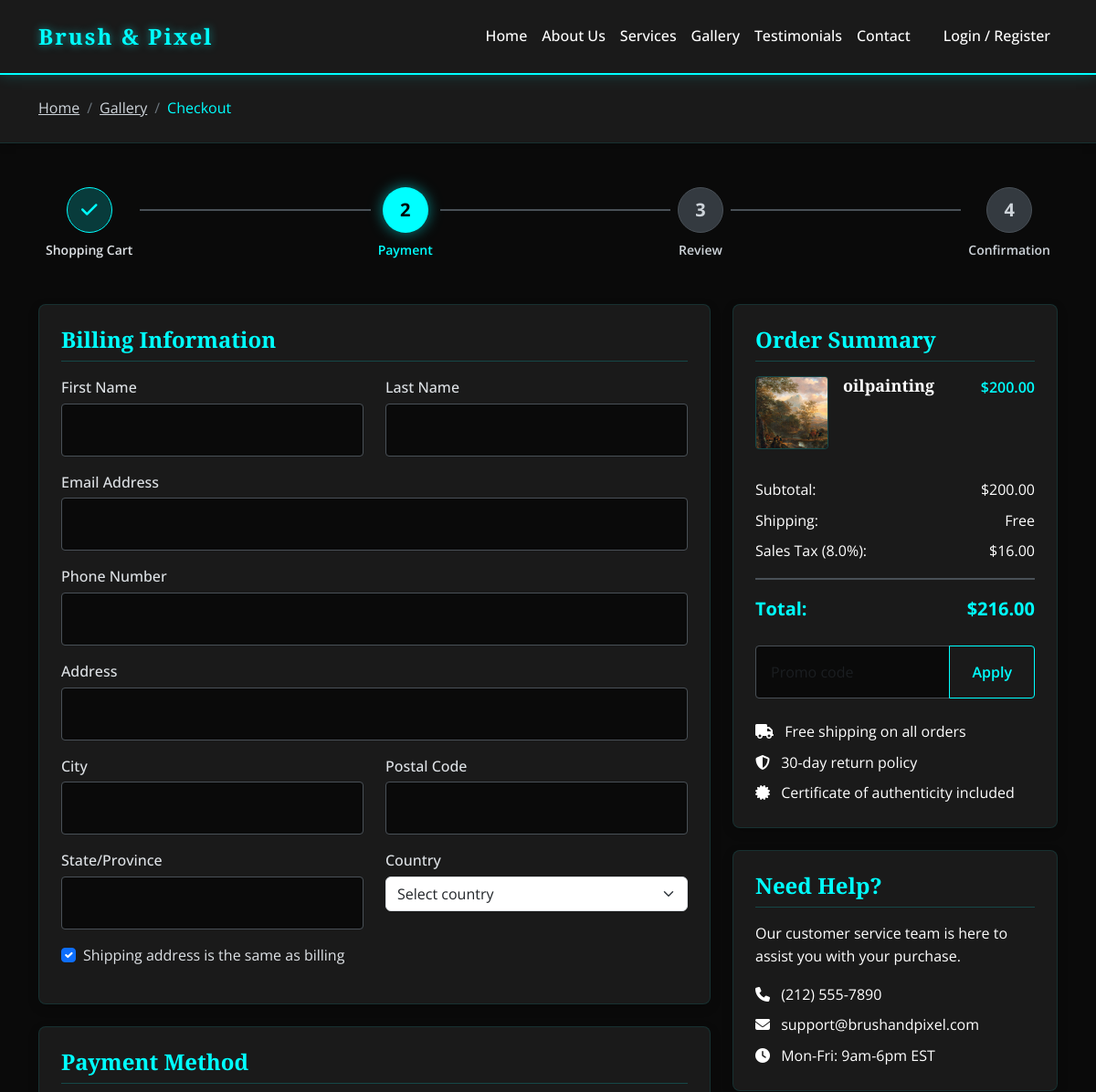
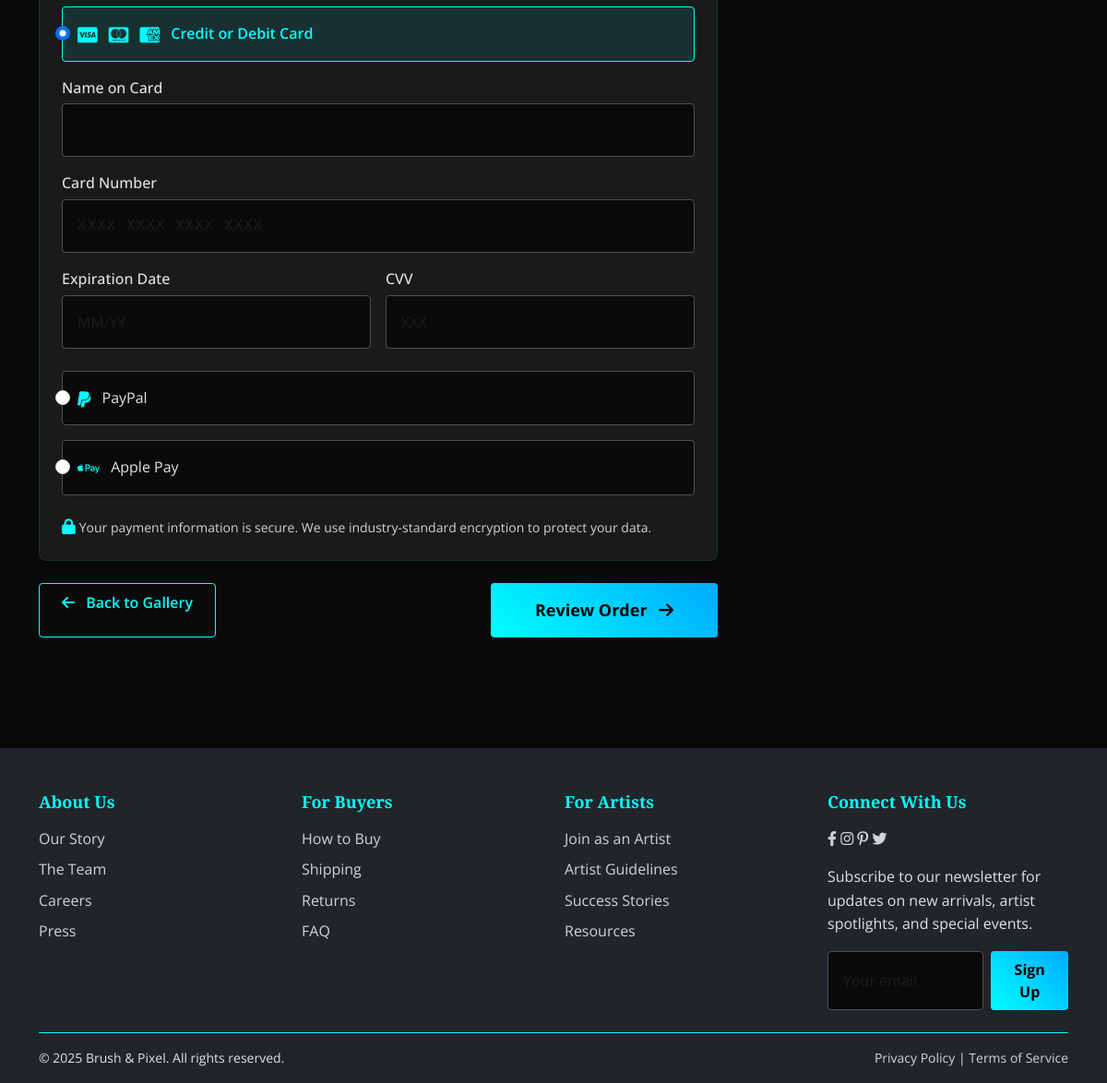
The app's page /listings/checkout/2/ with its own data (2 pictures, top to bottom).
### listings/models.py (models this page shows, shortened)
class Artwork(models.Model):
    MEDIUM_CHOICES = [
        ('3D', '3D template'),
        ('oil', 'Oil on Canvas'),
        ('acrylic', 'Acrylic'),
        ('watercolor', 'Watercolor'),
        ('digital', 'Digital Art'),
        ('photography', 'Photography'),
        ('mixed', 'Mixed Media'),
        ('sculpture', 'Sculpture'),
        ('other', 'Other'),
    ]
    STATUS_CHOICES = [
        ('available', 'Available'),
        ('sold', 'Sold'),
        ('reserved', 'Reserved'),
        ('on_display', 'On Display'),
    ]
    FRAMING_CHOICES = [
        ('unframed', 'Unframed'),
        ('framed', 'Framed'),
        ('gallery_wrapped', 'Gallery Wrapped'),
        ('matted', 'Matted'),
    ]
    title = models.CharField(max_length=255)
    slug = models.SlugField(max_length=255, unique=True, blank=True)
    artist = models.ForeignKey(ArtistProfile, on_delete=models.CASCADE, related_name='artworks')
    description = models.TextField()
    price = models.DecimalField(max_digits=10, decimal_places=2)
    medium = models.CharField(max_length=20, choices=MEDIUM_CHOICES, default='other')
    width = models.DecimalField(max_digits=6, decimal_places=2, help_text="Width in inches/cm")
    height = models.DecimalField(max_digits=6, decimal_places=2, help_text="Height in inches/cm")
    depth = models.DecimalField(max_digits=6, decimal_places=2, help_text="Depth in inches/cm", null=True, blank=True)
    year_created = models.IntegerField()
    style = models.CharField(max_length=100, blank=True)
    framing = models.CharField(max_length=20, choices=FRAMING_CHOICES, default='unframed')
    status = models.CharField(max_length=20, choices=STATUS_CHOICES, default='available')
    is_original = models.BooleanField(default=True)
    has_certificate = models.BooleanField(default=False)
    featured = models.BooleanField(default=False)
    date_added = models.DateTimeField(auto_now_add=True)
    is_new = models.BooleanField(default=True)
    views = models.IntegerField(default=0)
    is_trending = models.BooleanField(default=False)  # Add this line

class ArtworkImage(models.Model):
    artwork = models.ForeignKey(Artwork, on_delete=models.CASCADE, related_name='images')
    image = models.ImageField(upload_to='artwork_images/')
    is_primary = models.BooleanField(default=False)
    order = models.IntegerField(default=0)
    class Meta:
        ordering = ['order']

### listings/views.py (the view)
# urls.py: path('checkout/', views.checkout_view, name='checkout'),
def checkout_view(request, artwork_id=None):
    if artwork_id:
        artwork = get_object_or_404(Artwork, pk=artwork_id)
        cart_items = [artwork]
        subtotal = artwork.price
    else:
        cart_items = []
        subtotal = 0
    for artwork in cart_items:
        artwork.display_image = artwork.images.filter(is_primary=True).first() or artwork.images.first()
    from decimal import Decimal
    tax_rate = 0.08  # 8%
    tax = subtotal * Decimal(str(tax_rate))
    total = subtotal + tax
    context = {
        'cart_items': cart_items,
        'subtotal': subtotal,
        'tax_rate': tax_rate * 100,
        'tax': tax,
        'total': total,
    }
    return render(request, 'listings/checkout.html', context)

### templates/listings/checkout.html (shortened to what this page needs)
{% extends 'base.html' %}
{% load static %}
{% block extra_css %}
    <link rel="stylesheet" href="{% static 'css/payement.css' %}" />
{% endblock %}
{% block content %}
    <section class="page-header">
    <div class="container">
        <nav aria-label="breadcrumb">
        <ol class="breadcrumb">
            <li class="breadcrumb-item"><a href="{% url 'index' %}">Home</a></li>
            <li class="breadcrumb-item"><a href="{% url 'gallery' %}">Gallery</a></li>
            <li class="breadcrumb-item active" aria-current="page">Checkout</li>
        </ol>
        </nav>
    </div>
    </section>
    <section class="py-5">
    <div class="container">
        <div class="checkout-steps">
        <div class="step completed">
            <div class="step-number">
            <i class="fas fa-check"></i>
            </div>
            <div class="step-title">Shopping Cart</div>
        </div>
        <div class="step active">
            <div class="step-number">2</div>
            <div class="step-title">Payment</div>
        </div>
        <div class="step">
            <div class="step-number">3</div>
            <div class="step-title">Review</div>
        </div>
        <div class="step">
            <div class="step-number">4</div>
            <div class="step-title">Confirmation</div>
        </div>
        </div>
        <div class="row">
        <div class="col-lg-8 mb-4 mb-lg-0">
            <div class="checkout-card">
            <h3>Billing Information</h3>
            <form id="billing-form">
                <div class="row">
                <div class="col-md-6 mb-3">
                    <label for="firstName" class="form-label">First Name</label>
                    <input
                    type="text"
                    class="form-control"
                    id="firstName"
                    required
                    />
                </div>
                <div class="col-md-6 mb-3">
                    <label for="lastName" class="form-label">Last Name</label>
                    <input
                    type="text"
                    class="form-control"
                    id="lastName"
                    required
                    />
                </div>
                </div>
                <div class="mb-3">
                <label for="email" class="form-label">Email Address</label>
                <input
                    type="email"
                    class="form-control"
                    id="email"
                    required
                />
                </div>
                <div class="mb-3">
                <label for="phone" class="form-label">Phone Number</label>
                <input type="tel" class="form-control" id="phone" required />
                </div>
                <div class="mb-3">
                <label for="address" class="form-label">Address</label>
                <input
                    type="text"
                    class="form-control"
                    id="address"
                    required
                />
                </div>
                <div class="row">
                <div class="col-md-6 mb-3">
                    <label for="city" class="form-label">City</label>
                    <input
                    type="text"
                    class="form-control"
                    id="city"
                    required
                    />
                </div>
                <div class="col-md-6 mb-3">
                    <label for="postcode" class="form-label">Postal Code</label>
                    <input
                    type="text"
                    class="form-control"
                    id="postcode"
                    required
                    />
                </div>
                </div>
                <div class="row">
                <div class="col-md-6 mb-3">
                    <label for="state" class="form-label">State/Province</label>
                    <input
                    type="text"
                    class="form-control"
                    id="state"
                    required
                    />
                </div>
                <div class="col-md-6 mb-3">
                    <label for="country" class="form-label">Country</label>
                    <select class="form-select" id="country" required>
                    <option value="">Select country</option>
                    </select>
                </div>
                </div>
                <div class="form-check mb-3">
                <input
                    class="form-check-input"
                    type="checkbox"
                    id="sameShipping"
                    checked
                />
                <label class="form-check-label" for="sameShipping">
                    Shipping address is the same as billing
                </label>
                </div>
            </form>
            </div>
            <div class="checkout-card">
            <h3>Payment Method</h3>
            <div class="payment-methods">
                <div class="form-check active">
                <input
                    class="form-check-input"
                    type="radio"
                    name="paymentMethod"
                    id="creditCard"
                    checked
                />
                <label class="form-check-label" for="creditCard">
                    <i class="fab fa-cc-visa payment-icon"></i>
                    <i class="fab fa-cc-mastercard payment-icon"></i>
                    <i class="fab fa-cc-amex payment-icon"></i>
                    Credit or Debit Card
                </label>
                </div>
                <div id="creditCardForm">
                <div class="mb-3">
                    <label for="cardName" class="form-label"
                    >Name on Card</label
                    >
                    <input
                    type="text"
                    class="form-control"
                    id="cardName"
                    required
                    />
                </div>
                <div class="mb-3">
                    <label for="cardNumber" class="form-label"
                    >Card Number</label
                    >
                    <input
                    type="text"
                    class="form-control card-number-input"
                    id="cardNumber"
                    placeholder="XXXX XXXX XXXX XXXX"
                    required
                    />
                </div>
                <div class="expiry-cvv-group">
                    <div class="form-group">
                    <label for="expiryDate" class="form-label"
                        >Expiration Date</label
                    >
                    <input
                        type="text"
                        class="form-control"
                        id="expiryDate"
                        placeholder="MM/YY"
                        required
                    />
                    </div>
                    <div class="form-group">
                    <label for="cvv" class="form-label">CVV</label>
                    <input
                        type="text"
                        class="form-control"
                        id="cvv"
                        placeholder="XXX"
                        required
                    />
                    </div>
                </div>
                </div>
                <div class="form-check mt-4">
                <input
                    class="form-check-input"
                    type="radio"
                    name="paymentMethod"
                    id="paypal"
                />
                <label class="form-check-label" for="paypal">
                    <i class="fab fa-paypal payment-icon"></i>
                    PayPal
                </label>
                </div>
                <div class="form-check mt-3">
                <input
                    class="form-check-input"
                    type="radio"
                    name="paymentMethod"
                    id="applePay"
                />
                <label class="form-check-label" for="applePay">
                    <i class="fab fa-apple-pay payment-icon"></i>
                    Apple Pay
                </label>
                </div>
            </div>
            <div class="secure-badge">
                <i class="fas fa-lock"></i>
                Your payment information is secure. We use industry-standard
                encryption to protect your data.
            </div>
            </div>
            <div class="d-flex justify-content-between mt-4">
            <a href="{% url 'gallery' %}" class="btn btn-outline-primary">
                <i class="fas fa-arrow-left me-2"></i> Back to Gallery
            </a>
            <a href="{% url 'checkout_review' %}" id="proceed-to-review" class="btn btn-primary btn-lg">
                Review Order <i class="fas fa-arrow-right ms-2"></i>
            </a>
            </div>
        </div>
        <div class="col-lg-4">
            <div class="checkout-card">
            <h3>Order Summary</h3>
            <div class="order-items">
                {% if cart_items %}
                    {% for artwork in cart_items %}
                    <div class="order-item">
                        <div class="order-item-image">
                            {% with primary_image=artwork.images.all|dictsort:"is_primary"|last %}
                                {% if artwork.images.all %}
                                    <img src="{{ primary_image.image.url }}" alt="{{ artwork.title }}" />
                                {% else %}
                                    <img src="{% static 'images/placeholder.jpg' %}" alt="{{ artwork.title }}" />
                                {% endif %}
                            {% endwith %}
                        </div>
                        <div class="order-item-details">
                            <h4 class="order-item-title">{{ artwork.title }}</h4>
                        </div>
                        <div class="order-item-price">${{ artwork.price }}</div>
                    </div>
                    {% endfor %}
                {% else %}
                    <p>Your cart is empty.</p>
                {% endif %}
            </div>
            <div class="order-summary-totals">
                <div class="order-row">
                <span>Subtotal:</span>
                <span>${{ subtotal|floatformat:2 }}</span>
                </div>
                <div class="order-row">
                <span>Shipping:</span>
                <span>Free</span>
                </div>
                <div class="order-row">
                <span>Sales Tax ({{ tax_rate }}%):</span>
                <span>${{ tax|floatformat:2 }}</span>
                </div>
                <div class="order-row total">
                <span>Total:</span>
                <span>${{ total|floatformat:2 }}</span>
                </div>
            </div>
            <div class="mt-4">
                <div class="input-group">
                <input
                    type="text"
                    class="form-control"
                    placeholder="Promo code"
                />
                <button class="btn btn-outline-primary" type="button">
                    Apply
                </button>
                </div>
            </div>
            <div class="mt-4">
                <p class="mb-2">
                <i class="fas fa-truck me-2"></i> Free shipping on all orders
                </p>
                <p class="mb-2">
                <i class="fas fa-shield-alt me-2"></i> 30-day return policy
                </p>
                <p class="mb-0">
                <i class="fas fa-certificate me-2"></i> Certificate of
                authenticity included
                </p>
            </div>
            </div>
            <div class="checkout-card mt-4">
            <h3>Need Help?</h3>
            <p>
                Our customer service team is here to assist you with your
                purchase.
            </p>
            <p class="mb-2">
                <i class="fas fa-phone me-2"></i> (212) 555-7890
            </p>
            <p class="mb-2">
                <i class="fas fa-envelope me-2"></i> support@brushandpixel.com
            </p>
            <p class="mb-0">
                <i class="fas fa-clock me-2"></i> Mon-Fri: 9am-6pm EST
            </p>
            </div>
        </div>
        </div>
    </div>
    </section>
{% endblock %}

### records on screen
Artwork: images.image (picture), title "oilpainting", price "200.00"

### other values on screen
{{ tax_rate }} "8.0"
{{ tax|floatformat:2 }} "16.00"
{{ total|floatformat:2 }} "216.00"
